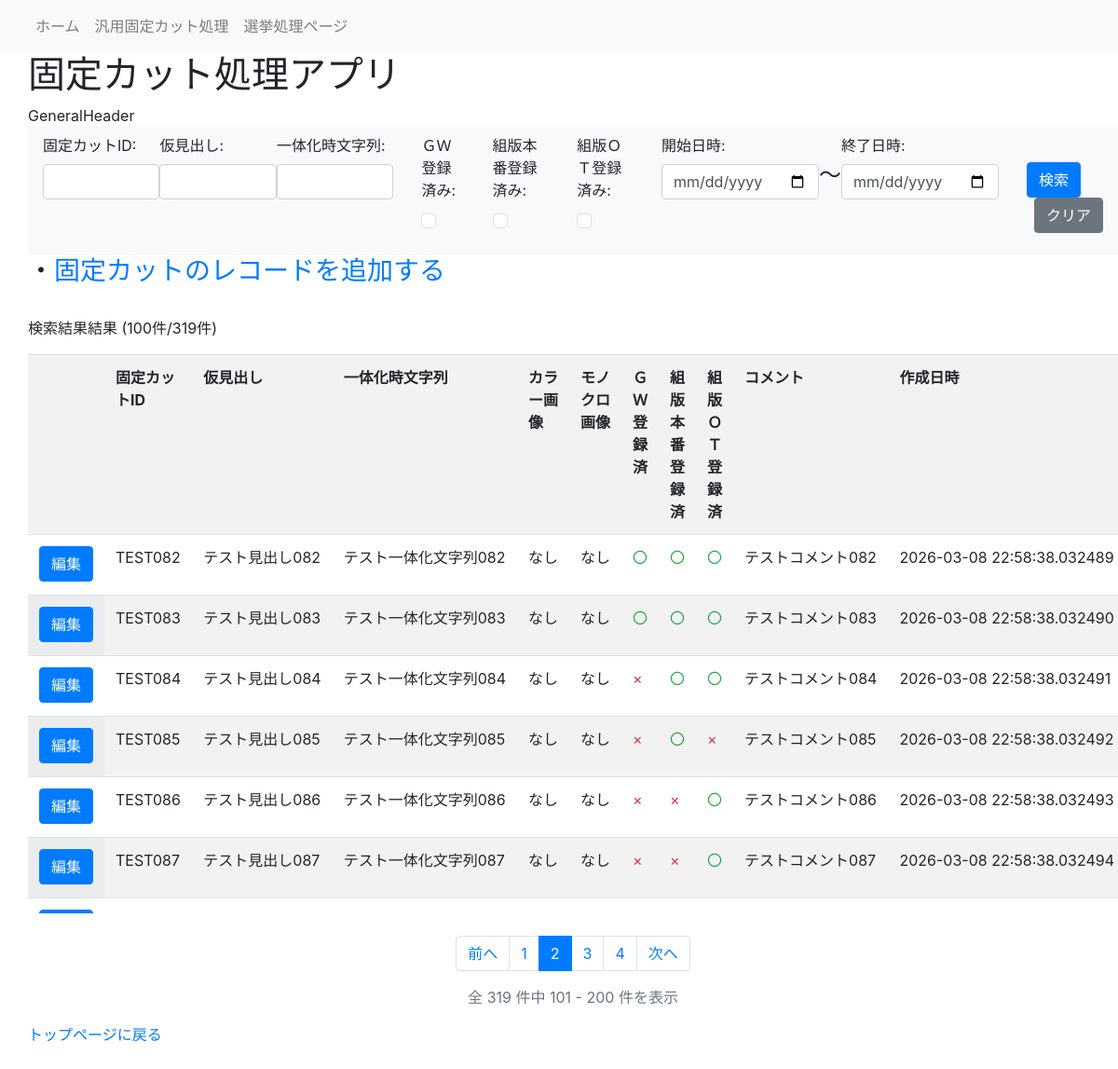
The app's page /general/2?midashi=&ID=&Str=&GWFlg=&prodFlg=&OTFlg=&startdate=&enddate= with its own data.
### fixedcut_app/models/fixedcut.py (models this page shows)
class FixedCut(db.Model):
    ___tablename__ = "fixedcut"
    id = db.Column(db.String(20), primary_key=True) #固定カットID
    midashi = db.Column(db.String(30)) #仮見出し
    Str = db.Column(db.String(100)) #一体化時文字列
    colorUrl = db.Column(db.String(100)) #カラー画像のURL
    monoUrl = db.Column(db.String(100)) #モノクロ画像のURL
    GWFlg = db.Column(db.Boolean, default=False) #GW登録対象
    prodFlg = db.Column(db.Boolean, default=False) #組版本番登録済みか
    OTFlg = db.Column(db.Boolean, default=False) #組版OT系登録済みか
    comment = db.Column(db.String(255)) #コメント
    created_at = db.Column(db.DateTime, nullable=False, default=datetime.now)  # 作成日時
    updated_at = db.Column(db.DateTime, nullable=False, default=datetime.now, onupdate=datetime.now)  # 更新日時

### fixedcut_app/views.py (the view)
@app.route('/general', methods=['GET', 'POST'])
@app.route('/general/<int:page>', methods=['GET', 'POST'])
def general(page=1):
    per_page = 100
    res = {}
    res["midashi"] = request.values.get("midashi", "")
    res["ID"] = request.values.get("ID", "")
    res["Str"] = request.values.get("Str", "")
    res["GWFlg"] = request.values.get("GWFlg", "")
    res["prodFlg"] = request.values.get("prodFlg", "")
    res["OTFlg"] = request.values.get("OTFlg", "")
    res["startdate"] = request.values.get("startdate", "")
    res["enddate"] = request.values.get("enddate", "")
    savelist = [res["midashi"], res["ID"], res["Str"],
                res["GWFlg"], res["prodFlg"], res["OTFlg"],
                res["startdate"], res["enddate"]]
    query = db.session.query(FixedCut)
    if res["ID"]:
        query = query.filter(FixedCut.id.contains(res["ID"]))
    if res["midashi"]:
        query = query.filter(FixedCut.midashi.contains(res["midashi"]))
    if res["Str"]:
        query = query.filter(FixedCut.Str.contains(res["Str"]))
    if res["GWFlg"] == "on":
        query = query.filter(FixedCut.GWFlg == True)
    if res["prodFlg"] == "on":
        query = query.filter(FixedCut.prodFlg == True)
    if res["OTFlg"] == "on":
        query = query.filter(FixedCut.OTFlg == True)
    if res["startdate"]:
        start_date = datetime.strptime(res["startdate"], '%Y-%m-%d')
        query = query.filter(FixedCut.created_at >= start_date)
    if res["enddate"]:
        end_date = datetime.strptime(res["enddate"], '%Y-%m-%d')
        query = query.filter(FixedCut.created_at <= end_date)
    pagination = query.paginate(page=page, per_page=per_page, error_out=False)
    results = pagination.items
    return render_template('general.html', name='General page', results=results, savelist=savelist, pagination=pagination)

### fixedcut_app/views.py (called while the page is built)
@app.before_request
def log_request():
    app.logger.info("Request: %s %s from %s", request.method, request.path, request.remote_addr)

### fixedcut_app/templates/general.html (shortened to what this page needs)
{% extends 'layout.html' %}
{% block header %}
GeneralHeader
{% endblock %}
{% block content %}
<h3>・<a href="/general_add">固定カットのレコードを追加する</a></h3>
{% endblock %}
{% block serchbar %}
<nav class="navbar navbar-expand-lg navbar-light bg-light">
    <form class="form-group" action="{{ url_for('general') }}" method="POST">
        <ul class="navbar-nav">
            <li class="nav-item">
                <label for="ID">固定カットID:</label>
                <input name="ID" type="text" class="form-control" id="ID" value="{{ savelist[1] }}">
            </li>
            <li class="nav-item">
                <label for="midashi">仮見出し:</label>
                <input name="midashi" type="text" class="form-control" id="midashi" value="{{ savelist[0] }}">
            </li>
            <li class="nav-item">
                <label for="Str">一体化時文字列:</label>
                <input name="Str" type="text" class="form-control" id="Str" value="{{ savelist[2] }}">
            </li>
            <li class="nav-item pad">
                <label for="GWFlg">ＧＷ登録済み:</label>
                <br>
                {% if savelist[3]=="on" %}
                <input name="GWFlg" type="checkbox" class="form-check-input ms-auto" id="checkTab1" checked>
                {% else %}
                <input name="GWFlg" type="checkbox" class="form-check-input ms-auto" id="checkTab1">
                {% endif %}
            </li>
            <li class="nav-item pad">
                <label for="prodFlg">組版本番登録済み:</label>
                <br>
                {% if savelist[4]=="on" %}
                <input name="prodFlg" type="checkbox" class="form-check-input ms-auto" id="checkTab1" checked>
                {% else %}
                <input name="prodFlg" type="checkbox" class="form-check-input ms-auto" id="checkTab1">
                {% endif %}
            </li>
            <li class="nav-item pad">
                <label for="OTFlg">組版ＯＴ登録済み:</label>
                <br>
                {% if savelist[5]=="on" %}
                <input name="OTFlg" type="checkbox" class="form-check-input ms-auto" id="checkTab1" checked>
                {% else %}
                <input name="OTFlg" type="checkbox" class="form-check-input ms-auto" id="checkTab1">
                {% endif %}
            </li>
            <li class="nav-item pad">
                <label for="startdate">開始日時:</label>
                <input name="startdate" type="date" class="form-control" id="startdate" value="{{ savelist[6] }}">
            </li>
            <li class="nav-item pad-above">
                <h4>～</h4>
            </li>
            <li class="nav-item ">
                <label for="enddate">終了日時:</label>
                <input name="enddate" type="date" class="form-control" id="enddate" value="{{ savelist[7] }}">
            </li>
            <li class="nav-item pad pad-above">
                <button type="submit" class="btn btn-primary">検索</button>
                <button type="button" class="btn btn-secondary ms-2" onclick="clearForm()">クリア</button>
            </li>
        </ul>
    </form>
</nav>
{% endblock %}
{% block serch_result %}
 <div class="pad">
    <p>検索結果結果
        {% if results | length > 0 %}
        ({{ results | length }}件/{{ pagination.total }}件)
        {% endif %}
    </p>
    <div class="table-container-vertical">
    <table class="table table-striped table-hover">
        <tr>
            <th></th>
            <th>固定カットID</th>
            <th>仮見出し</th>
            <th>一体化時文字列</th>
            <th>カラー画像</th>
            <th>モノクロ画像</th>
            <th>ＧＷ登録済</th>
            <th>組版本番登録済</th>
            <th>組版ＯＴ登録済</th>
            <th>コメント</th>
            <th>作成日時</th>
        </tr>
        {% for res in results %}
        <tr>
            <td class=table-data>
                <button onclick="location.href='/general_detail/{{ res.id }}'" class="btn btn-primary">編集</button>
            </td>
            <td class=table-data>{{ res.id }}</td>
            <td class=table-data>{{ res.midashi }}</td>
            <td class=table-data>{{ res.Str }}</td>
            <td class=table-data>
                {% if ".eps" in res.colorUrl %}
                <a href="{{ url_for('download', filename=res.colorUrl) }}">ダウンロード</a></td>
                {% elif ".jpg" in res.colorUrl %}
                <img src="{{ url_for('static', filename=res.colorUrl) }}" height="50" alt="">
                {% elif ".jpeg" in res.colorUrl %}
                <img src="{{ url_for('static', filename=res.colorUrl) }}" height="50" alt="">
                {% elif ".svg" in res.colorUrl %}
                <img src="{{ url_for('static', filename=res.colorUrl) }}" height="50" alt="">
                {% else %}
                <p>なし</p>
                {% endif %}
            <td class=table-data>
                {% if ".eps" in res.monoUrl %}
                <a href="{{ url_for('download', filename=res.monoUrl) }}" download="モノクロ画像.eps">ダウンロード</a>
                {% elif ".jpg" in res.monoUrl %}
                <img src="{{ url_for('static', filename=res.monoUrl) }}" height="50" alt="">
                {% elif ".jpeg" in res.monoUrl %}
                <img src="{{ url_for('static', filename=res.monoUrl) }}" height="50" alt="">
                {% elif ".svg" in res.monoUrl %}
                <img src="{{ url_for('static', filename=res.monoUrl) }}" height="50" alt="">
                {% else %}
                <p>なし</p>
                {% endif %}
            </td>
            <td class=table-data>
                {% if res.GWFlg %}
                <span class="text-success">〇</span>
                {% else %}
                <span class="text-danger">×</span>
                {% endif %}
            </td>
            <td class=table-data>
                {% if res.prodFlg %}
                <span class="text-success">〇</span>
                {% else %}
                <span class="text-danger">×</span>
                {% endif %}
            </td>
            <td class=table-data>
                {% if res.OTFlg %}
                <span class="text-success">〇</span>
                {% else %}
                <span class="text-danger">×</span>
                {% endif %}
            </td>
            <td class=table-data>{{ res.comment }}</td>
            <td class=table-data>{{ res.created_at }}</td>
        </tr>
         {% endfor %}
    </table>
    </div>
    {% if pagination %}
    <nav aria-label="ページナビゲーション" class="mt-4">
        <ul class="pagination justify-content-center">
            {% if pagination.has_prev %}
            <li class="page-item">
                <a class="page-link" href="{{ url_for('general', page=pagination.prev_num, midashi=savelist[0], ID=savelist[1], Str=savelist[2], GWFlg=savelist[3], prodFlg=savelist[4], OTFlg=savelist[5], startdate=savelist[6], enddate=savelist[7]) }}">前へ</a>
            </li>
            {% else %}
            <li class="page-item disabled">
                <span class="page-link">前へ</span>
            </li>
            {% endif %}
            {% for page_num in pagination.iter_pages() %}
                {% if page_num %}
                    {% if page_num == pagination.page %}
                    <li class="page-item active">
                        <span class="page-link">{{ page_num }}</span>
                    </li>
                    {% else %}
                    <li class="page-item">
                        <a class="page-link" href="{{ url_for('general', page=page_num, midashi=savelist[0], ID=savelist[1], Str=savelist[2], GWFlg=savelist[3], prodFlg=savelist[4], OTFlg=savelist[5], startdate=savelist[6], enddate=savelist[7]) }}">{{ page_num }}</a>
                    </li>
                    {% endif %}
                {% else %}
                    <li class="page-item disabled">
                        <span class="page-link">...</span>
                    </li>
                {% endif %}
            {% endfor %}
            {% if pagination.has_next %}
            <li class="page-item">
                <a class="page-link" href="{{ url_for('general', page=pagination.next_num, midashi=savelist[0], ID=savelist[1], Str=savelist[2], GWFlg=savelist[3], prodFlg=savelist[4], OTFlg=savelist[5], startdate=savelist[6], enddate=savelist[7]) }}">次へ</a>
            </li>
            {% else %}
            <li class="page-item disabled">
                <span class="page-link">次へ</span>
            </li>
            {% endif %}
        </ul>
        <p class="text-center text-muted mt-2">
            全 {{ pagination.total }} 件中 {{ pagination.page * 100 - 99 }} - {{ [pagination.page * 100, pagination.total]|min }} 件を表示
        </p>
    </nav>
    {% endif %}
</div>
{% endblock %}
{% block footer %}
<a href="/">トップページに戻る</a>
{% endblock %}

### fixedcut_app/templates/layout.html (shortened to what this page needs)
<!DOCTYPE html>
<html>
    <link href="https://cdn.jsdelivr.net/npm/bootstrap@5.3.0/dist/css/bootstrap.min.css" rel="stylesheet">
    <link rel="stylesheet" href="https://cdn.jsdelivr.net/npm/bootstrap@4.1.3/dist/css/bootstrap.min.css">
    <link href="{{ url_for('static', filename='css/style.css') }}" rel="stylesheet">
    <head>
    </head>
    <body>
        <nav class="navbar navbar-expand-lg navbar-light bg-light pad">
            <ul class="navbar-nav">
                <li class="nav-item">
                    <a class="nav-link" href="/">ホーム</a>
                </li>
                <li class="nav-item">
                    <a class="nav-link" href="/general">汎用固定カット処理</a>
                </li>
                <li class="nav-item">
                    <a class="nav-link" href="/senkyo">選挙処理ページ</a>
                </li>
            </ul>
        </nav>
        <h1 class="pad">固定カット処理アプリ</h1>
        <div class="heder pad">
            {% block header %}{% endblock %}
        </div>
        <div class="pad">
            {% block serchbar %}{% endblock %}
        </div>
        <div class="pad">
            {% block content %}{% endblock %}
        </div>
        <dev class="pad">
        <div class=serch_result>
            {% block serch_result %}{% endblock %}
        </div>
        <div class="footer pad">
            {% block footer %}{% endblock %}
        </div>
    </body>
</html>

### fixedcut_app/templates/static/css/style.css (style rules this page uses)
.pad { padding-left: 30px; }
.pad-above { padding-top: 30px; }
.table-data { height: 100%; overflow: hidden; white-space: nowrap; text-overflow: ellipsis; }
.table-striped tbody tr:nth-of-type(odd) .table-data:first-child { background: #f8f9fa; }
.table-striped tbody tr:nth-of-type(even) .table-data:first-child { background: white; }
.table-container-vertical { overflow-y: auto; max-height: 600px; }
.table-container-vertical table { width: 100%; }
.table-container-vertical th { position: sticky; top: 0; background: white; z-index: 1; }

### records on screen
FixedCut: id "TEST082", midashi "テスト見出し082", Str "テスト一体化文字列082", colorUrl "なし", monoUrl "なし", GWFlg "〇", prodFlg "〇", OTFlg "〇", comment "テストコメント082", created_at "2026-03-08 22:58:38.032489"
FixedCut: id "TEST083", midashi "テスト見出し083", Str "テスト一体化文字列083", colorUrl "なし", monoUrl "なし", GWFlg "〇", prodFlg "〇", OTFlg "〇", comment "テストコメント083", created_at "2026-03-08 22:58:38.032490"
FixedCut: id "TEST084", midashi "テスト見出し084", Str "テスト一体化文字列084", colorUrl "なし", monoUrl "なし", prodFlg "〇", OTFlg "〇", comment "テストコメント084", created_at "2026-03-08 22:58:38.032491"
FixedCut: id "TEST085", midashi "テスト見出し085", Str "テスト一体化文字列085", colorUrl "なし", monoUrl "なし", prodFlg "〇", comment "テストコメント085", created_at "2026-03-08 22:58:38.032492"
FixedCut: id "TEST086", midashi "テスト見出し086", Str "テスト一体化文字列086", colorUrl "なし", monoUrl "なし", OTFlg "〇", comment "テストコメント086", created_at "2026-03-08 22:58:38.032493"
FixedCut: id "TEST087", midashi "テスト見出し087", Str "テスト一体化文字列087", colorUrl "なし", monoUrl "なし", OTFlg "〇", comment "テストコメント087", created_at "2026-03-08 22:58:38.032494"

### other values on screen
{{ results | length }} "100"
{{ pagination.total }} "319"
{{ page_num }} "1" "3" "4"
{{ page_num }} "2"
{{ pagination.page * 100 - 99 }} "101"
{{ [pagination.page * 100, pagination.total]|min }} "200"
